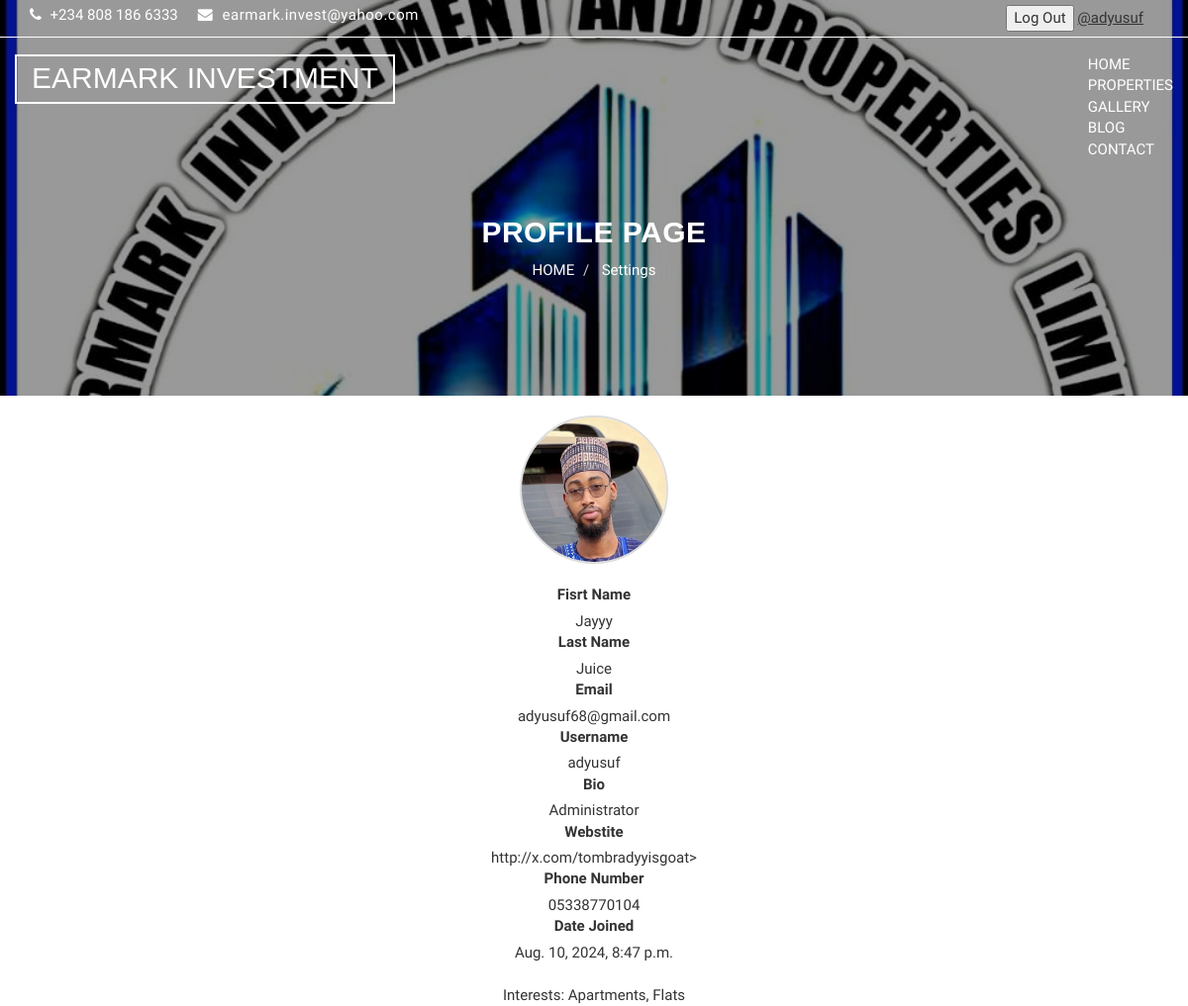
/accounts/profile/ (signed in), run on the app's committed database.
### e_web/apps/accounts/models.py (models this page shows, shortened)
class UserProfile(models.Model):
    user = models.OneToOneField(User, on_delete=models.CASCADE, related_name="profile")
    full_name_displayed = models.BooleanField(default=True)
    first_name = models.CharField(max_length=64, blank=False)
    last_name = models.CharField(max_length=64, blank=False)
    email = models.EmailField(blank=False)
    username = models.CharField(max_length=64, null=False, blank=False)
    profile_pic = models.ImageField(default="default-pic.jpg", null=True, blank=True)
    bio = models.CharField(max_length=500, blank=True, null=True)
    phone = models.CharField(max_length=64, null=True)
    website = models.URLField(max_length=200, blank=True, null=True)
    interests = models.ManyToManyField(UserInterest, blank=True)
    date_created = models.DateTimeField(auto_now_add=True, null=True)

class UserInterest(models.Model):
    name = models.CharField(max_length=64, unique=True)

### e_web/apps/accounts/views.py (the view)
# urls.py: path('profile/', ProfileView.as_view(), name="profile"),
class ProfileView(LoginRequiredMixin, TemplateView):
    template_name = 'accounts/profile.html'
    def get_context_data(self, **kwargs):
        context = super().get_context_data(**kwargs)
        user_profile = get_object_or_404(UserProfile, pk=self.kwargs.get('pk', self.request.user.profile.pk))
        context['user_profile'] = user_profile
        return context

### e_web/templates/accounts/profile.html (shortened to what this page needs)
{% extends 'base.html' %}
{% block content %}
<!DOCTYPE html>
<html lang="en">
    <head>
    </head>
    <body>
        <section id="aa-property-header">
            <div class="container">
                <div class="row">
                    <div class="col-md-12">
                        <div class="aa-property-header-inner">
                            <h2>Profile Page</h2>
                            <ol class="breadcrumb">
                                <li>
                                    {% url 'public:index' as index_url %}{% if request.path == index_url %}{% else %}
                                    <a href="{{ index_url }}">HOME</a>{% endif %}
                                </li>
                                {% if user.is_active %}
                                <li>
                                    <span><a href="{% url 'accounts:profile-settings' %}">Settings</a></span>
                                </li> {% endif %}
                            </ol>
                        </div>
                    </div>
                </div>
            </div>
        </section>
        <div class="aa-profile-content">
            <section id="aa-profile">
                <div class="container">
                    <div class="row">
                        <div class="col-md-12">
                            <div class="aa-profile-area">
                                <div class="aa-profile-bottom">
                                    <div class="aa-profile-bottom-right">
                                        <ul class="profile-info-list">
                                            {% with profile=user.profile %}
                                            {% if user_profile %}
                                            <div class="profile-container">
                                                <div class="profile-pic" id="profile-pic">
                                                    <img class="profile-picture"
                                                        src="{{ user_profile.profile_pic.url }}" alt="Profile Picture"
                                                        id="profile-pic-img">
                                                </div>
                                                <br />
                                                <label>Fisrt Name</label>
                                                <div>{{ user_profile.first_name|default:" "}}</div>
                                                <label>Last Name</label>
                                                <div>{{ user_profile.last_name|default:" "}}</div>
                                                <label>Email</label>
                                                <div>{{ user_profile.email|default:" "}}</div>
                                                <label>Username</label>
                                                <div>{{ user_profile.username|default:" "}}</div>
                                                <label>Bio</label>
                                                <div>{{ user_profile.bio|default:" "}}</div>
                                                <label>Webstite</label>
                                                <div>{% with website=user_profile.website|default:"" %}</div>
                                                <a href="{{website}}">{{ website }}></a>
                                                {% endwith%}
                                                <label>Phone Number</label>
                                                <div>{{user_profile.phone}}</div>
                                                <label>Date Joined</label>
                                                <div>{{user_profile.date_created}}</div>
                                                <br />
                                                <div>
                                                    Interests:
                                                    {% for interest in user_profile.interests.all %}
                                                    <span>
                                                        {{ interest.name }}{% if not forloop.last %}, {% endif %}
                                                    </span>
                                                    {% endfor %}
                                                </div>
                                                {% endif %}
                                                {% endwith %}
                                            </div>
                                        </ul>
                                    </div>
                                </div>
                            </div>
                        </div>
                    </div>
                </div>
            </section>
        </div>
    </body>
</html>
{% endblock %}

### e_web/templates/navbar.html (shortened to what this page needs)
{% url 'contact:contact' as contact_url %}
<header id="aa-header">
  <div class="container">
    <div class="row">
      <div class="col-md-12">
        <div class="aa-header-area">
          <div class="row">
            <div class="col-md-6 col-sm-6 col-xs-6">
              <div class="aa-header-left">
                <div class="aa-telephone-no">
                  <span class="fa fa-phone"></span>
                  +234 808 186 6333
                </div>
                <div class="aa-email hidden-xs">
                  <span class="fa fa-envelope"></span> earmark.invest@yahoo.com
                </div>
              </div>
            </div>
            <div class="container">
              <div class="col-md-6 col-sm-6 col-xs-6">
                <div class="aa-header-right">
                  {% if user.is_authenticated %}
                  <span>
                    <form method="post" action="{% url 'accounts:logout' %}">
                      <button type="submit">Log Out</button>
                      <a class="aa-profile">
                        <span>
                          <a href="{% url 'accounts:profile' %}" style="text-decoration:underline;">@{{user.username}}
                          </a>
                        </span>
                      </a>
                    </form>{% endif %}
                  </span>
                </div>
              </div>
            </div>
          </div>
        </div>
      </div>
    </div>
  </div>
</header>
<section id="aa-menu-area">
  <nav class="navbar navbar-default main-navbar navbar" role="navigation">
    <div class="container">
      <div class="navbar-header">
        <a> {% url 'public:index' as index_url %}{% if request.path == index_url %}{% else %}<a
            class="navbar-brand aa-logo" href="{{ index_url }}"> EARMARK INVESTMENT</a>{% endif %}</span></a>
      </div>
      <div id="navbar" class="navbar-collapse collapse">
        <ul id="top-menu" class="nav navbar-nav navbar-right aa-main-nav">
          <span>
            <li>
              {% url 'public:index' as index_url %}
              <span>{% if request.path == index_url %}{% else %}<a href="{{ index_url }}">HOME</a>{% endif %}</span>
            </li>
          </span>
          <span>
            <li>
              {% url 'public:properties_list' as properties_list_url %}
              <span>
                {% if request.path == properties_list_url %}PROPERTIES{% else %}
                <a href="{{ properties_list_url }}">PROPERTIES
                </a>{%endif %}
              </span>
            </li>
          </span>
          <span>
            <li>
              {% url 'public:gallery' as gallery_url %}
              <span>{% if request.path == gallery_url %}GALLERY{% else %}<a href="{{ gallery_url }}">GALLERY</a>
                {% endif %}
              </span>
            </li>
          </span>
          <span>
            <li>
              {% url 'public:blog' as blog_url %} <span>
                {% if request.path == blog_url %}BLOG{% else %}<a href="{{ blog_url }}">BLOG</a>{% endif %}</span></a>
            </li>
          </span>
          <span>
            <li>
              <span>{% if request.path == contact_url %}CONTACT{% else %}<a href="{{ contact_url }}">CONTACT</a>
                {% endif %}
              </span>
            </li>
          </span>
        </ul>
      </div>
    </div>
  </nav>
</section>

### static/theme/css/theme-color/violet-theme.css (style rules this page uses)
h2 { color: #8f00ff; }

### data on the page
UserProfile: profile_pic (picture), first_name "Jayyy", last_name "Juice", email "adyusuf68@gmail.com", username "adyusuf", bio "Administrator", website "http://x.com/tombradyyisgoat", phone "05338770104", date_created "Aug. 10, 2024, 8:47 p.m."
UserInterest: name "Apartments"
UserInterest: name "Flats"

### other printed values
{{ user.username }} "adyusuf"
